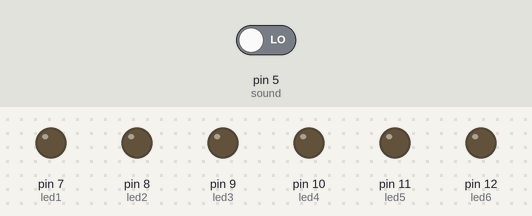
Simulated run of this sketch. Board: Arduino Uno, built with avr-gcc and run on an emulated ATmega328P. Parts: output pins drawn as LEDs (lit = HIGH). Inputs (shaded band) come from the test bench; at power-on: pin 5 (sound) LOW.

Above: at 1.2 s.
1.3 s: pin 5 (sound) driven HIGH
At 2.5 s:
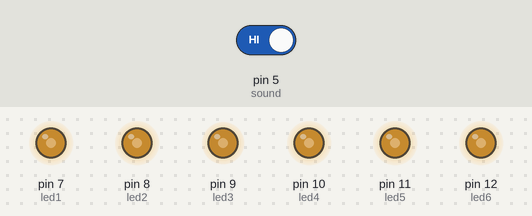
Timing chart, 0 to 4.3 s (numbered marks = the images above; inputs shaded):
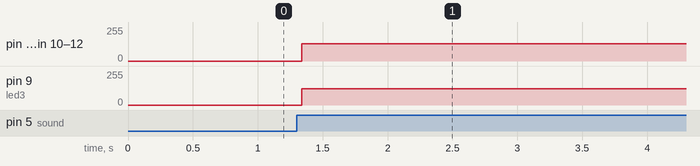

The sketch:

dancing-light-using-arduino.ino
```cpp
//Tech Trends Shameer
//Dancing LED

int sound = 5;
int led1=7;
int led2=8;
int led3=9;
int led4=10;
int led5=11;
int led6=12;
boolean LEDStatus = false;

void setup()
{
  pinMode (sound,INPUT);
  pinMode (led1, OUTPUT);
  pinMode (led2, OUTPUT);
  pinMode (led3, OUTPUT);
  pinMode (led4, OUTPUT);
  pinMode (led5, OUTPUT);
  pinMode (led6, OUTPUT);
}

void loop()
{
  int sensor = digitalRead(sound);

  if (sensor == 1)
  {
    if(LEDStatus==false)
    {
      LEDStatus=true;
      digitalWrite(led1,HIGH);
      digitalWrite(led2,HIGH);
      digitalWrite(led3,HIGH);
      digitalWrite(led4,HIGH);
      digitalWrite(led5,HIGH);
      digitalWrite(led6,HIGH);
    }
   else
   {
    LEDStatus=false;
    digitalWrite(led1, LOW);
    digitalWrite(led2, LOW);
    digitalWrite(led3, LOW);
    digitalWrite(led4, LOW);
    digitalWrite(led5, LOW);
    digitalWrite(led6, LOW);
   }
 }
}
```

Measured:
- after the input at 1.3 s, pin 7 (led1), pin 8 (led2), pin 10 (led4), pin 11 (led5), pin 12 (led6): 0/255 → 128/255 at once; pin 9 (led3): 0/255 → 123/255 at once
